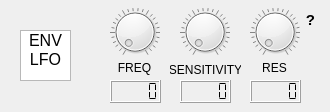
     <widget class="QWidget" name="autoWahTab">
      <attribute name="title">
       <string>Auto Wah</string>
      </attribute>
      <widget class="QDial" name="autoWahSensitivityDial">
       <property name="geometry">
        <rect>
         <x>180</x>
         <y>0</y>
         <width>50</width>
         <height>64</height>
        </rect>
       </property>
       <property name="autoFillBackground">
        <bool>false</bool>
       </property>
       <property name="maximum">
        <number>100</number>
       </property>
       <property name="wrapping">
        <bool>false</bool>
       </property>
       <property name="notchesVisible">
        <bool>true</bool>
       </property>
      </widget>
      <widget class="QLCDNumber" name="autoWahFreqDisplay">
       <property name="geometry">
        <rect>
         <x>110</x>
         <y>80</y>
         <width>51</width>
         <height>23</height>
        </rect>
       </property>
       <property name="segmentStyle">
        <enum>QLCDNumber::SegmentStyle::Flat</enum>
       </property>
      </widget>
      <widget class="QDial" name="autoWahResDial">
       <property name="geometry">
        <rect>
         <x>250</x>
         <y>0</y>
         <width>50</width>
         <height>64</height>
        </rect>
       </property>
       <property name="autoFillBackground">
        <bool>false</bool>
       </property>
       <property name="maximum">
        <number>100</number>
       </property>
       <property name="wrapping">
        <bool>false</bool>
       </property>
       <property name="notchesVisible">
        <bool>true</bool>
       </property>
      </widget>
      <widget class="QLCDNumber" name="autoWahResDisplay">
       <property name="geometry">
        <rect>
         <x>250</x>
         <y>80</y>
         <width>51</width>
         <height>23</height>
        </rect>
       </property>
       <property name="segmentStyle">
        <enum>QLCDNumber::SegmentStyle::Flat</enum>
       </property>
      </widget>
      <widget class="QLabel" name="autoWahFreqLabel">
       <property name="geometry">
        <rect>
         <x>110</x>
         <y>60</y>
         <width>49</width>
         <height>16</height>
        </rect>
       </property>
       <property name="text">
        <string>FREQ</string>
       </property>
       <property name="alignment">
        <set>Qt::AlignmentFlag::AlignCenter</set>
       </property>
      </widget>
      <widget class="QLabel" name="autoWahResLabel">
       <property name="geometry">
        <rect>
         <x>250</x>
         <y>60</y>
         <width>49</width>
         <height>16</height>
        </rect>
       </property>
       <property name="text">
        <string>RES</string>
       </property>
       <property name="alignment">
        <set>Qt::AlignmentFlag::AlignCenter</set>
       </property>
      </widget>
      <widget class="QLCDNumber" name="autoWahSensitivityDisplay">
       <property name="geometry">
        <rect>
         <x>180</x>
         <y>80</y>
         <width>51</width>
         <height>23</height>
        </rect>
       </property>
       <property name="segmentStyle">
        <enum>QLCDNumber::SegmentStyle::Flat</enum>
       </property>
      </widget>
      <widget class="QLabel" name="autoWahSensitivityLabel">
       <property name="geometry">
        <rect>
         <x>170</x>
         <y>60</y>
         <width>71</width>
         <height>20</height>
        </rect>
       </property>
       <property name="text">
        <string>SENSITIVITY</string>
       </property>
       <property name="alignment">
        <set>Qt::AlignmentFlag::AlignCenter</set>
       </property>
      </widget>
      <widget class="QListWidget" name="autoWahModeList">
       <property name="geometry">
        <rect>
         <x>20</x>
         <y>30</y>
         <width>51</width>
         <height>51</height>
        </rect>
       </property>
       <property name="uniformItemSizes">
        <bool>false</bool>
       </property>
       <property name="selectionRectVisible">
        <bool>false</bool>
       </property>
       <item>
        <property name="text">
         <string>ENV</string>
        </property>
        <property name="font">
         <font>
          <pointsize>12</pointsize>
         </font>
        </property>
        <property name="textAlignment">
         <set>AlignCenter</set>
        </property>
       </item>
       <item>
        <property name="text">
         <string>LFO</string>
        </property>
        <property name="font">
         <font>
          <pointsize>12</pointsize>
         </font>
        </property>
        <property name="textAlignment">
         <set>AlignCenter</set>
        </property>
       </item>
      </widget>
      <widget class="QDial" name="autoWahFreqDial">
       <property name="geometry">
        <rect>
         <x>110</x>
         <y>0</y>
         <width>50</width>
         <height>64</height>
        </rect>
       </property>
       <property name="autoFillBackground">
        <bool>false</bool>
       </property>
       <property name="maximum">
        <number>100</number>
       </property>
       <property name="wrapping">
        <bool>false</bool>
       </property>
       <property name="notchesVisible">
        <bool>true</bool>
       </property>
      </widget>
      <widget class="QLabel" name="autoWahHelpLabel">
       <property name="geometry">
        <rect>
         <x>300</x>
         <y>10</y>
         <width>21</width>
         <height>21</height>
        </rect>
       </property>
       <property name="toolTip">
        <string>&lt;html&gt;&lt;head/&gt;&lt;body&gt;&lt;p align=&quot;center&quot;&gt;&lt;span style=&quot; font-size:14pt;&quot;&gt;ENV (attack) / LFO (auto) modes&lt;/span&gt;&lt;/p&gt;&lt;p align=&quot;center&quot;&gt;&lt;img src=&quot;:/PreFX_Auto_Wah/resources/pre-fx/auto_wah.png&quot;/&gt;&lt;/p&gt;&lt;/body&gt;&lt;/html&gt;</string>
       </property>
       <property name="text">
        <string>&lt;html&gt;&lt;head/&gt;&lt;body&gt;&lt;p align=&quot;center&quot;&gt;&lt;span style=&quot; font-size:11pt; font-weight:700;&quot;&gt;?&lt;/span&gt;&lt;/p&gt;&lt;/body&gt;&lt;/html&gt;</string>
       </property>
      </widget>
     </widget>
